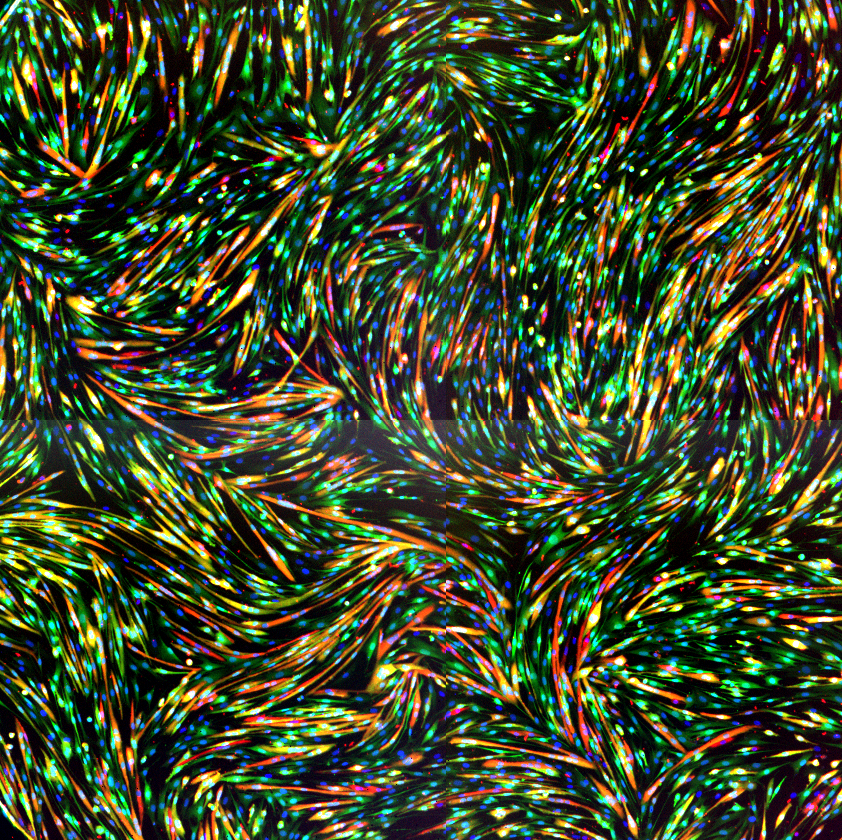
#> input picture tests/testdata/images/MYORES-p1-j01-110210_02490700_3d91229a-8d26-4a97-a7ae-743a66d8fd4f_H05_w1_stitched.chs.tif, 842 x 840 px
$ python -i myofusion.py   (imports and definitions only)   (older library calls are emulated)
#> lines starting #> are read from the running program, lines starting #| are printed output that depends on the picture; after the words box and inside, x2 and y2 are one past the last pixel; in counts of white or black regions, pixels touching at a corner belong together
### husc/features.py
import itertools as it
import numpy as np
from scipy.stats.mstats import mquantiles
from scipy import ndimage as nd
from skimage import morphology as skmorph
from skimage import filter as imfilter, measure, util
from sklearn.neighbors import NearestNeighbors


def normalize_vectors(v):
    """Interpret a matrix as a row of vectors, and divide each by its norm.

    Parameters
    ----------
    v : array of float, shape (M, N)
        M points of dimension N.

    Returns
    -------
    v1 : array of float, shape (M, N)
        The vectors divided by their norm.
    """
    v_norm = np.sqrt((v ** 2).sum(axis=1))
    v1 = v / v_norm[..., np.newaxis]
    v1[np.isnan(v1)] = 0
    return v1


def triplet_angles(points, indices):
    """Compute the angles formed by point triplets.

    Parameters
    ----------
    points : array of float, shape (M, N)
        Set of M points in N-dimensional space.
    indices : array of int, shape (Q, 3)
        Set of Q index triplets, in order (root, leaf1, leaf2). Thus,
        the angle is computed between the vectors
            (points[leaf1] - points[root])
        and
            (points[leaf2] - points[root]).

    Returns
    -------
    angles : array of float, shape (Q,)
        The desired angles.
    """
    angles = np.zeros(len(indices), np.double)
    roots = points[indices[:, 0]]
    leaf1 = points[indices[:, 1]]
    leaf2 = points[indices[:, 2]]
    u = normalize_vectors(leaf1 - roots)
    v = normalize_vectors(leaf2 - roots)
    cosines = (u * v).sum(axis=1)
    cosines[cosines > 1] = 1
    cosines[cosines < -1] = -1
    angles = np.arccos(cosines)
    return angles


def nearest_neighbors(lab_im, n=3, quantiles=[0.05, 0.25, 0.5, 0.75, 0.95]):
    """Find the distances to and angle between the n nearest neighbors.

    Parameters
    ----------
    lab_im : 2D array of int
        An image of labeled objects.
    n : int, optional
        How many nearest neighbors to check. (Angle is always between
        the two nearest only.)
    quantiles : list of float in [0, 1], optional
        Which quantiles of the features to compute.

    Returns
    -------
    nei : 1D array of float, shape (5 * (n + 1),)
        The quantiles of sines, cosines, angles, and `n` nearest neighbor
        distances.
    names : list of string
        The name of each feature.
    """
    centroids = np.array([p.centroid for p in measure.regionprops(lab_im)])
    nbrs = (NearestNeighbors(n_neighbors=(n + 1), algorithm='kd_tree').
                         fit(centroids))
    distances, indices = nbrs.kneighbors(centroids)
    angles = triplet_angles(centroids, indices[:, :3])
    # ignore order/orientation of vectors, only measure acute angles
    angles[angles > np.pi] = 2 * np.pi - angles[angles > np.pi]
    distances[:, 0] = angles
    sines, cosines = np.sin(angles), np.cos(angles)
    features = np.hstack((sines[:, np.newaxis], cosines[:, np.newaxis],
                          distances))
    nei = mquantiles(features, quantiles, axis=0).ravel()
    colnames = (['sin-theta', 'cos-theta', 'theta'] +
                ['d-neighbor-%i-' % i for i in range(1, n + 1)])
    names = ['%s-percentile-%i' % (colname, int(q * 100))
             for colname, q in it.product(colnames, quantiles)]
    return nei, names


# threshold and labeling number of objects, statistics about object size and
# shape
def intensity_object_features(im, adaptive_t_radius=51, sample_size=None):
    """Segment objects based on intensity threshold and compute properties.

    Parameters
    ----------
    im : 2D np.ndarray of float or uint8.
        The input image.
    adaptive_t_radius : int, optional
        The radius to calculate background with adaptive threshold.
    sample_size : int, optional
        Sample this many objects randomly, rather than measuring all
        objects.

    Returns
    -------
    f : 1D np.ndarray of float
        The feature vector.
    names : list of string
        The list of feature names.
    """
    tim1 = im > imfilter.threshold_otsu(im)
    f1, names1 = object_features(tim1, im, sample_size=sample_size)
    names1 = ['otsu-threshold-' + name for name in names1]
    tim2 = imfilter.threshold_adaptive(im, adaptive_t_radius)
    f2, names2 = object_features(tim2, im, sample_size=sample_size)
    names2 = ['adaptive-threshold-' + name for name in names2]
    f = np.concatenate([f1, f2])
    return f, names1 + names2


def object_features(bin_im, im, erode=2, sample_size=None):
    """Compute features about objects in a binary image.

    Parameters
    ----------
    bin_im : 2D np.ndarray of bool
        The image of objects.
    im : 2D np.ndarray of float or uint8
        The actual image.
    erode : int, optional
        Radius of erosion of objects.
    sample_size : int, optional
        Sample this many objects randomly, rather than measuring all
        objects.

    Returns
    -------
    fs : 1D np.ndarray of float
        The feature vector.
    names : list of string
        The names of each feature.
    """
    selem = skmorph.disk(erode)
    if erode > 0:
        bin_im = nd.binary_opening(bin_im, selem)
    lab_im, n_objs = nd.label(bin_im)
    if sample_size is None:
        sample_size = n_objs
        sample_indices = np.arange(n_objs)
    else:
        sample_indices = np.random.randint(0, n_objs, size=sample_size)
    prop_names = ['area', 'eccentricity', 'euler_number', 'extent',
                  'min_intensity', 'mean_intensity', 'max_intensity',
                  'solidity']
    objects = measure.regionprops(lab_im, intensity_image=im)
    properties = np.empty((sample_size, len(prop_names)), dtype=np.float)
    for i, j in enumerate(sample_indices):
        properties[i] = [getattr(objects[j], prop) for prop in prop_names]
    quantiles = [0.05, 0.25, 0.5, 0.75, 0.95]
    feature_quantiles = mquantiles(properties, quantiles, axis=0).T
    fs = np.concatenate([np.array([n_objs], np.float),
                         feature_quantiles.ravel()])
    names = (['num-objs'] +
             ['%s-percentile%i' % (prop, int(q * 100))
              for prop, q in it.product(prop_names, quantiles)])
    return fs, names


def fraction_positive(bin_im, positive_im, erode=2, overlap_thresh=0.9,
                     bin_name='nuclei', positive_name='tf'):
    """Compute fraction of objects in bin_im overlapping positive_im.

    The purpose of this function is to compute the fraction of nuclei
    that express a particular transcription factor. By providing the
    thresholded DAPI channel as `bin_im` and the thresholded TF channel
    as `positive_im`, this fraction can be computed.

    Parameters
    ----------
    bin_im : 2D array of bool
        The image of objects being tested.
    positive_im : 2D array of bool
        The image of positive objects.
    erode : int, optional
        Radius of structuring element used to smooth input images.
    overlap_thresh : float, optional
        The minimum amount of overlap between an object in `bin_im` and
        the `positive_im` to consider that object "positive".
    bin_name : string, optional
        The name of the objects being tested.
    positive_name : string, optional
        The name of the property being measured.

    Returns
    -------
    f : 1D array of float, shape (1,)
        The feature vector.
    name : list of string, length 1
        The name of the feature.
    """
    selem = skmorph.disk(erode)
    if erode > 0:
        bin_im = nd.binary_opening(bin_im, selem)
        positive_im = nd.binary_opening(positive_im, selem)
    lab_im, n_objs = nd.label(bin_im)
    means = measure.regionprops(lab_im,
                                intensity_image=positive_im.astype(np.float32))
    means = np.array([prop.mean_intensity for prop in means], np.float32)
    f = np.array([np.mean(means > overlap_thresh)])
    name = ['frac-%s-pos-%s-erode-%i-thresh-%.2f' %
            (bin_name, positive_name, erode, overlap_thresh)]
    return f, name


def nuclei_per_cell_histogram(nuc_im, cell_im, max_value=10):
    """Compute the histogram of nucleus count per cell object.

    Counts above or below max_value and min_value are clipped.

    Parameters
    ----------
    nuc_im : array of bool or int
        An image of nucleus objects, binary or labelled.
    cell_im : array of bool or int
        An image of cell objects, binary or labelled.
    max_value : int, optional
        The highest nucleus count we expect. Anything above this will
        be clipped to ``max_value + 1``.

    Returns
    -------
    fs : array of float, shape ``(max_value - min_value + 2,)``.
        The proportion of cells with each nucleus counts.
    names : list of string, same length as fs
        The name of each feature.
    """
    names = [('cells-with-%i-nuclei' % n) for n in range(max_value + 2)]
    nuc_lab = nd.label(nuc_im)[0]
    cell_lab = nd.label(cell_im)[0]
    match = np.vstack((nuc_lab.ravel(), cell_lab.ravel())).T
    match = match[(match.sum(axis=1) != 0), :]
    match = util.unique_rows(match).astype(np.int64)
    # number of nuclei in each cell
    cells = np.bincount(match[:, 1])
    # number of cells with x nuclei
    nhist = np.bincount(cells, minlength=max_value + 2)
    total = np.sum(nhist)
    fs = np.zeros((max_value + 2), np.float)
    fs[:(max_value + 1)] = nhist[:(max_value + 1)]
    fs[max_value + 1] = np.sum(nhist[(max_value + 1):])
    fs /= total
    return fs, names

### husc/screens/myofusion.py
"""Feature computations and other functions for the Marcelle myoblast
fusion screen.
"""

import os
import collections as coll

import numpy as np
from scipy import ndimage as nd
from skimage.filter import threshold_otsu, threshold_adaptive

from .. import features


def feature_vector_from_rgb(image, sample_size=None):
    """Compute a feature vector from the composite images.

    The channels are assumed to be in the following order:
     - Red: MCF-7
     - Green: cytoplasm GFP
     - Blue: DAPI/Hoechst

    Parameters
    ----------
    im : array, shape (M, N, 3)
        The input image.
    sample_size : int, optional
        For features based on quantiles, sample this many objects
        rather than computing full distribution. This can considerably
        speed up computation with little cost to feature accuracy.

    Returns
    -------
    fs : 1D array of float
        The features of the image.
    names : list of string
        The feature names.
    """
    all_fs, all_names = [], []
    ims = np.rollaxis(image[..., :3], -1, 0) # toss out alpha chan if present
    mcf, cells, nuclei = ims
    prefixes = ['mcf', 'cells', 'nuclei']
    for im, prefix in zip(ims, prefixes):
        fs, names = features.intensity_object_features(im,
                                                       sample_size=sample_size)
        names = [prefix + '-' + name for name in names]
        all_fs.append(fs)
        all_names.extend(names)
    nuclei_mean = nd.label(nuclei > np.mean(nuclei))[0]
    fs, names = features.nearest_neighbors(nuclei_mean)
    all_fs.append(fs)
    all_names.extend(['nuclei-' + name for name in names])
    mcf_mean = nd.label(mcf)[0]
    fs, names = features.fraction_positive(nuclei_mean, mcf_mean,
                                           positive_name='mcf')
    all_fs.append(fs)
    all_names.extend(names)
    cells_t_otsu = cells > threshold_otsu(cells)
    cells_t_adapt = threshold_adaptive(cells, 51)
    fs, names = features.nuclei_per_cell_histogram(nuclei_mean, cells_t_otsu)
    all_fs.append(fs)
    all_names.extend(['otsu-' + name for name in names])
    fs, names = features.nuclei_per_cell_histogram(nuclei_mean, cells_t_adapt)
    all_fs.append(fs)
    all_names.extend(['adapt-' + name for name in names])
    return np.concatenate(all_fs), all_names


feature_map = feature_vector_from_rgb


# [320 lines left out: functions myores_semantic_filename, filename2coord, dir2plate, make_plate2dir_dict, scratch2real, make_gene2wells_dict and 5 more, not called in this run]


# [3 lines not run here, left out]

>>> import cv2
>>> picture = cv2.imread('../../tests/testdata/images/MYORES-p1-j01-110210_02490700_3d91229a-8d26-4a97-a7ae-743a66d8fd4f_H05_w1_stitched.chs.tif')
#> picture is the input picture: shape (840, 842, 3); mean B, G, R 45.5, 75.8, 63.3
>>> result = feature_vector_from_rgb(picture)
#> the loop in feature_vector_from_rgb, `for im, prefix in zip(ims, prefixes):` made 3 passes
#> prefix on passes 1 to 3: 'mcf', 'cells', 'nuclei'
#> after the loop in feature_vector_from_rgb, `for im, prefix in zip(ims, prefixes):`: all_fs = 3 items; all_names = 246 items
#> in feature_vector_from_rgb, `nuclei_mean = nd.label(nuclei > np.mean(nuclei))[0]`:
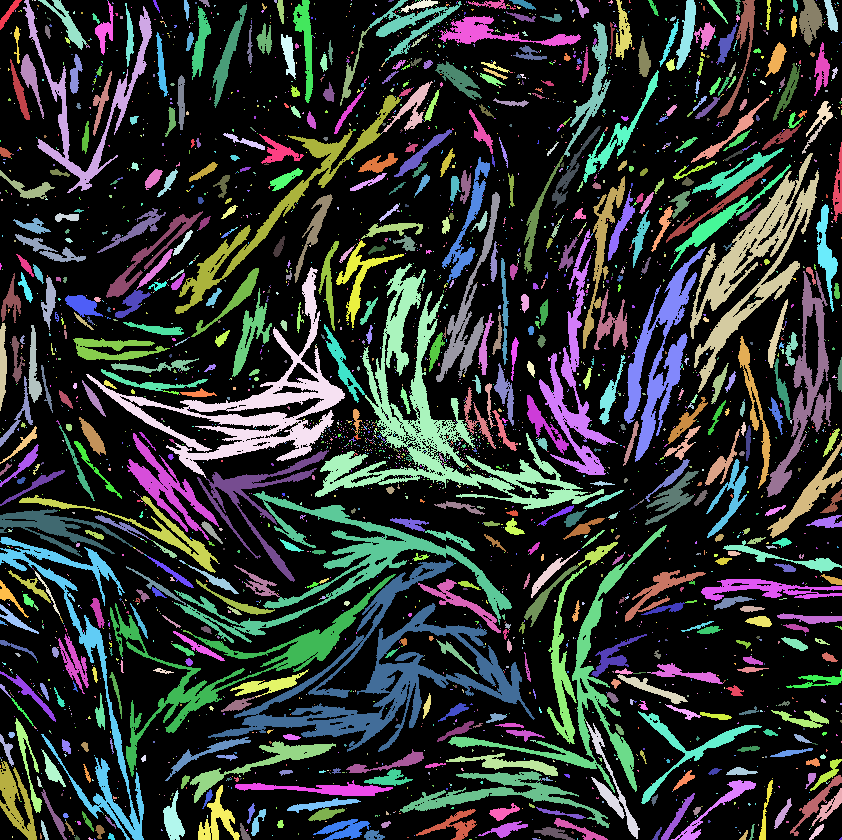
#> nuclei_mean: shape (840, 842) int32; 3300 distinct labels, from 0 to 3299; one colour per label, 0 black
#> in nearest_neighbors, `centroids = np.array([p.centroid for p in measure.regionprops(lab_im)])`: centroids = 3299 pairs, first value 0 to 839, second value 0 to 841
#> in triplet_angles, `angles = np.zeros(len(indices), np.double)`: angles = 3299 values from 0 to 0
#> in triplet_angles, `roots = points[indices[:, 0]]`: roots has the same summary as centroids in nearest_neighbors
#> in triplet_angles, `leaf1 = points[indices[:, 1]]`: leaf1 has the same summary as centroids in nearest_neighbors
#> in triplet_angles, `leaf2 = points[indices[:, 2]]`: leaf2 has the same summary as centroids in nearest_neighbors
#> in normalize_vectors, `v_norm = np.sqrt((v ** 2).sum(axis=1))`: v_norm = 3299 values, max 28.41 at index 3287, min 0.997 at index 2197, mean 6.36
#> in normalize_vectors, `v1 = v / v_norm[..., np.newaxis]`: v1 = 3299 pairs, first value -1 to 1, second value -1 to 1
#> in triplet_angles, `u = normalize_vectors(leaf1 - roots)`: u has the same summary as v1 in normalize_vectors
#> in triplet_angles, `v = normalize_vectors(leaf2 - roots)`: v has the same summary as v1 in normalize_vectors
#> in triplet_angles, `cosines = (u * v).sum(axis=1)`: cosines = 3299 values, max 1 at index 383, min -1 at index 1833, mean 0.0788
#> in triplet_angles, `angles = np.arccos(cosines)`: angles = 3299 values, max 3.14 at index 157, min 0 at index 133, mean 1.47
#> in nearest_neighbors, `sines, cosines = np.sin(angles), np.cos(angles)`: sines = 3299 values, max 1 at index 141, min 0 at index 133, mean 0.596; cosines = 3299 values, max 1 at index 133, min -1 at index 157, mean 0.0788
#> in feature_vector_from_rgb, `fs, names = features.nearest_neighbors(nuclei_mean)`: names = 30 items, first 6: 'sin-theta-percentile-5', 'sin-theta-percentile-25', 'sin-theta-percentile-50', 'sin-theta-percentile-75', 'sin-theta-percentile-95', 'cos-theta-percentile-5'
#> in fraction_positive, `lab_im, n_objs = nd.label(bin_im)`:
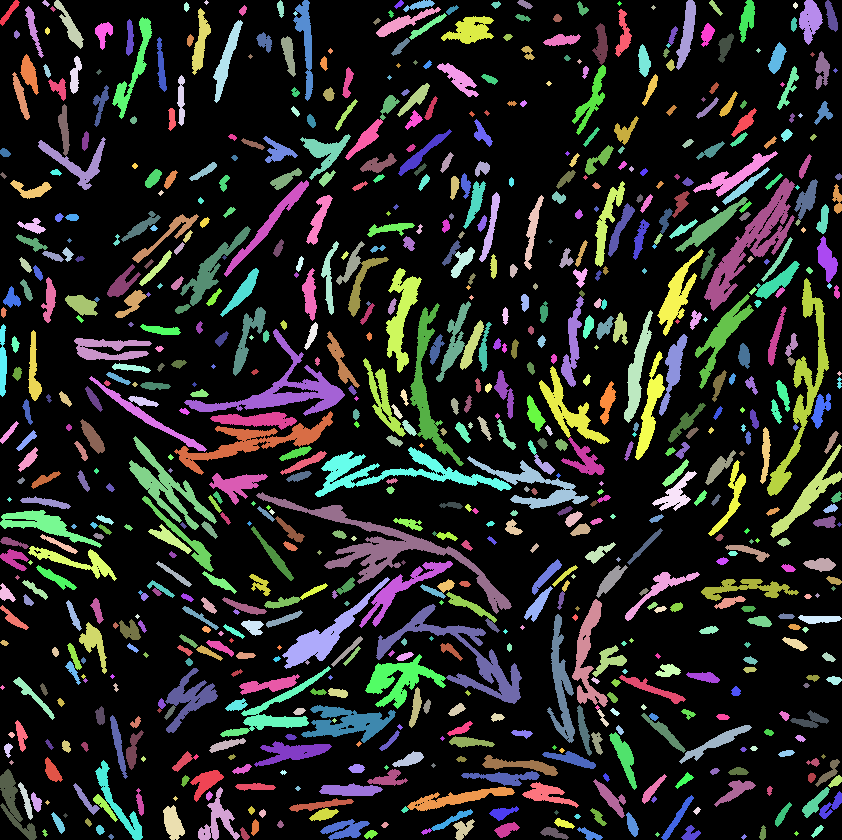
#> lab_im: shape (840, 842) int32; 812 distinct labels, from 0 to 811; one colour per label, 0 black
#> in fraction_positive, `lab_im, n_objs = nd.label(bin_im)`: n_objs = 811
#> in fraction_positive, `means = measure.regionprops(lab_im, intensity_image=positive_im.astype..`: means = 811 regions; largest, box (x1, y1, x2, y2) and area: (256, 492, 512, 614) 4087, (704, 178, 795, 311) 3125, (376, 604, 522, 704) 2891, (184, 329, 345, 416) 2758, (315, 447, 512, 497) 2679
#> in fraction_positive, `means = np.array([prop.mean_intensity for prop in means], np.float32)`: means = 811 values, max 1 at index 0, min 0 at index 136, mean 0.971
#> in fraction_positive, `f = np.array([np.mean(means > overlap_thresh)])`: f = [0.922]
#> in feature_vector_from_rgb, `fs, names = features.fraction_positive(nuclei_mean, mcf_mean, positive..`: names = ['frac-nuclei-pos-mcf-erode-2-thresh-0.90']
#> in nuclei_per_cell_histogram, `cell_lab = nd.label(cell_im)[0]`:
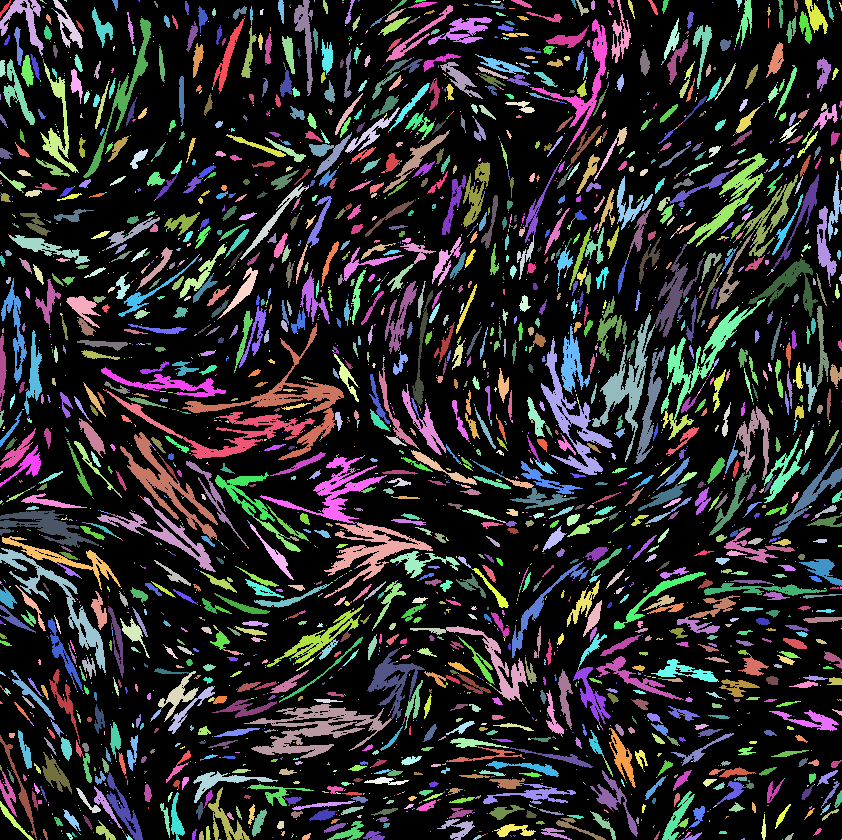
#> cell_lab: shape (840, 842) int32; 3564 distinct labels, from 0 to 3563; one colour per label, 0 black
#> in nuclei_per_cell_histogram, `match = np.vstack((nuc_lab.ravel(), cell_lab.ravel())).T`: match = 707280 pairs, first value 0 to 3299, second value 0 to 3563
#> in nuclei_per_cell_histogram, `match = match[(match.sum(axis=1) != 0), :]`: match = 275800 pairs, first value 0 to 3299, second value 0 to 3563
#> in nuclei_per_cell_histogram, `match = util.unique_rows(match).astype(np.int64)`: match = 7872 pairs, first value 0 to 3299, second value 0 to 3563
#> in nuclei_per_cell_histogram, `cells = np.bincount(match[:, 1])`: cells = 3564 values, max 2622 at index 0, min 1 at index 1, mean 2.21
#> in nuclei_per_cell_histogram, `nhist = np.bincount(cells, minlength=max_value + 2)`: nhist = 2623 values, max 2676 at index 1, min 0 at index 0, mean 1.36
#> in nuclei_per_cell_histogram, `total = np.sum(nhist)`: total = 3564
#> in nuclei_per_cell_histogram, `fs /= total`: fs = [0, 0.751, 0.161, 0.0359, 0.0177, 0.0135, 0.00926, 0.00477, 0.00196, 0.00196, 0.00112, 0.00196]
#> in feature_vector_from_rgb, `fs, names = features.nuclei_per_cell_histogram(nuclei_mean, cells_t_ot..`: names = 12 items, first 6: 'cells-with-0-nuclei', 'cells-with-1-nuclei', 'cells-with-2-nuclei', 'cells-with-3-nuclei', 'cells-with-4-nuclei', 'cells-with-5-nuclei'
#> call 2 of nuclei_per_cell_histogram, with max_value = 10
#> in nuclei_per_cell_histogram (call 2), `cell_lab = nd.label(cell_im)[0]`:
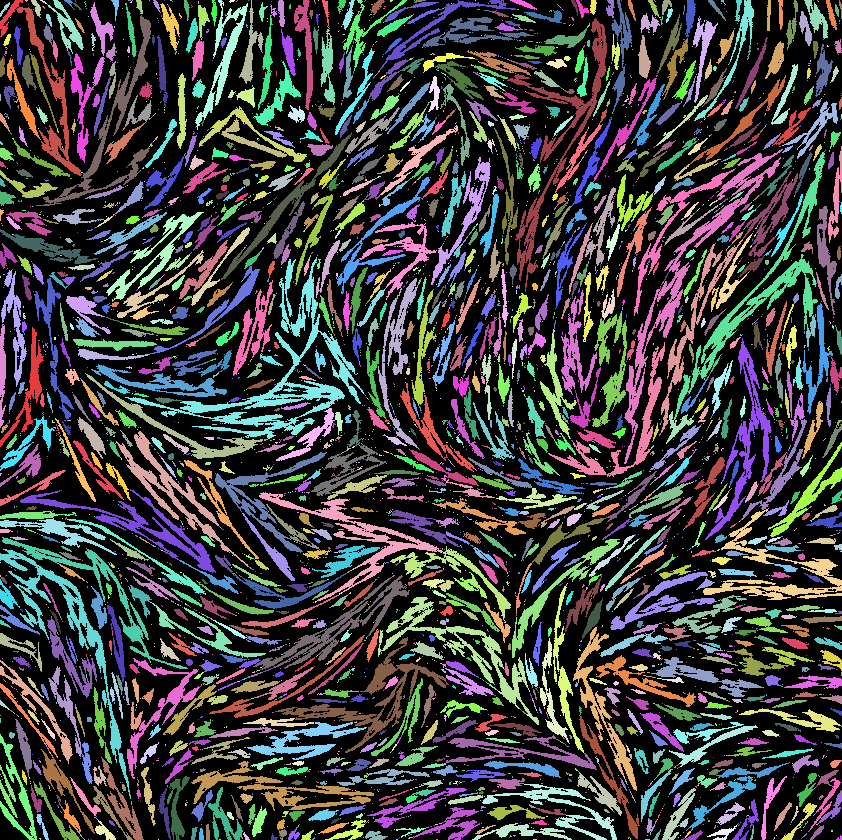
#> cell_lab: shape (840, 842) int32; 4625 distinct labels, from 0 to 4624; one colour per label, 0 black
#> in nuclei_per_cell_histogram (call 2), `match = np.vstack((nuc_lab.ravel(), cell_lab.ravel())).T`: match = 707280 pairs, first value 0 to 3299, second value 0 to 4624
#> in nuclei_per_cell_histogram (call 2), `match = match[(match.sum(axis=1) != 0), :]`: match = 328874 pairs, first value 0 to 3299, second value 0 to 4624
#> in nuclei_per_cell_histogram (call 2), `match = util.unique_rows(match).astype(np.int64)`: match = 9051 pairs, first value 0 to 3299, second value 0 to 4624
#> in nuclei_per_cell_histogram (call 2), `cells = np.bincount(match[:, 1])`: cells = 4625 values, max 2142 at index 0, min 1 at index 2, mean 1.96
#> in nuclei_per_cell_histogram (call 2), `nhist = np.bincount(cells, minlength=max_value + 2)`: nhist = 2143 values, max 3728 at index 1, min 0 at index 0, mean 2.16
#> in nuclei_per_cell_histogram (call 2), `total = np.sum(nhist)`: total = 4625
#> in nuclei_per_cell_histogram (call 2), `fs /= total`: fs = [0, 0.806, 0.105, 0.0344, 0.0158, 0.011, 0.00692, 0.00605, 0.00324, 0.00195, 0.00238, 0.00735]
